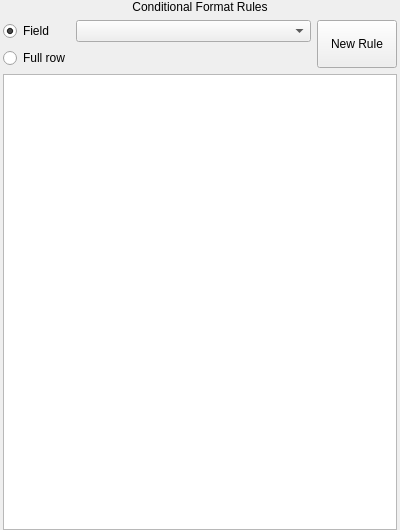
<?xml version="1.0" encoding="UTF-8"?>
<ui version="4.0">
 <class>QgsFieldConditionalWidget</class>
 <widget class="QWidget" name="QgsFieldConditionalWidget">
  <property name="geometry">
   <rect>
    <x>0</x>
    <y>0</y>
    <width>400</width>
    <height>530</height>
   </rect>
  </property>
  <property name="sizePolicy">
   <sizepolicy hsizetype="Fixed" vsizetype="Preferred">
    <horstretch>0</horstretch>
    <verstretch>0</verstretch>
   </sizepolicy>
  </property>
  <property name="maximumSize">
   <size>
    <width>400</width>
    <height>16777215</height>
   </size>
  </property>
  <property name="windowTitle">
   <string>Form</string>
  </property>
  <layout class="QVBoxLayout" name="verticalLayout">
   <property name="leftMargin">
    <number>3</number>
   </property>
   <property name="topMargin">
    <number>0</number>
   </property>
   <property name="rightMargin">
    <number>3</number>
   </property>
   <property name="bottomMargin">
    <number>0</number>
   </property>
   <item>
    <widget class="QLabel" name="label_4">
     <property name="text">
      <string>Conditional Format Rules</string>
     </property>
     <property name="alignment">
      <set>Qt::AlignCenter</set>
     </property>
    </widget>
   </item>
   <item>
    <widget class="QStackedWidget" name="pages">
     <property name="currentIndex">
      <number>0</number>
     </property>
     <widget class="QWidget" name="page">
      <layout class="QGridLayout" name="gridLayout">
       <property name="margin">
        <number>0</number>
       </property>
       <item row="1" column="0" colspan="2">
        <widget class="QListView" name="listView">
         <property name="editTriggers">
          <set>QAbstractItemView::NoEditTriggers</set>
         </property>
         <property name="iconSize">
          <size>
           <width>64</width>
           <height>32</height>
          </size>
         </property>
        </widget>
       </item>
       <item row="0" column="0" colspan="2">
        <layout class="QGridLayout" name="gridLayout_4" columnstretch="0,0,0,2">
         <property name="sizeConstraint">
          <enum>QLayout::SetDefaultConstraint</enum>
         </property>
         <property name="topMargin">
          <number>0</number>
         </property>
         <item row="0" column="3" rowspan="2">
          <widget class="QPushButton" name="mNewButton">
           <property name="sizePolicy">
            <sizepolicy hsizetype="Maximum" vsizetype="Preferred">
             <horstretch>0</horstretch>
             <verstretch>0</verstretch>
            </sizepolicy>
           </property>
           <property name="text">
            <string>New Rule</string>
           </property>
           <property name="icon">
            <iconset>
             <normaloff>:/images/themes/default/symbologyAdd.png</normaloff>:/images/themes/default/symbologyAdd.png</iconset>
           </property>
          </widget>
         </item>
         <item row="0" column="2">
          <layout class="QHBoxLayout" name="horizontalLayout">
           <property name="topMargin">
            <number>0</number>
           </property>
           <item>
            <widget class="QgsFieldComboBox" name="mFieldCombo"/>
           </item>
          </layout>
         </item>
         <item row="0" column="0">
          <widget class="QRadioButton" name="fieldRadio">
           <property name="sizePolicy">
            <sizepolicy hsizetype="Maximum" vsizetype="Fixed">
             <horstretch>0</horstretch>
             <verstretch>0</verstretch>
            </sizepolicy>
           </property>
           <property name="text">
            <string>Field</string>
           </property>
           <property name="checked">
            <bool>true</bool>
           </property>
          </widget>
         </item>
         <item row="1" column="0">
          <widget class="QRadioButton" name="rowRadio">
           <property name="sizePolicy">
            <sizepolicy hsizetype="Maximum" vsizetype="Fixed">
             <horstretch>0</horstretch>
             <verstretch>0</verstretch>
            </sizepolicy>
           </property>
           <property name="text">
            <string>Full row</string>
           </property>
          </widget>
         </item>
        </layout>
       </item>
      </layout>
     </widget>
     <widget class="QWidget" name="page_2">
      <layout class="QGridLayout" name="gridLayout_3">
       <item row="3" column="0">
        <layout class="QHBoxLayout" name="horizontalLayout_5">
         <item>
          <widget class="QLineEdit" name="mRuleEdit">
           <property name="text">
            <string>@value</string>
           </property>
          </widget>
         </item>
         <item>
          <widget class="QToolButton" name="btnBuildExpression">
           <property name="text">
            <string>...</string>
           </property>
           <property name="icon">
            <iconset>
             <normaloff>:/images/themes/default/mIconExpression.svg</normaloff>:/images/themes/default/mIconExpression.svg</iconset>
           </property>
          </widget>
         </item>
        </layout>
       </item>
       <item row="2" column="0">
        <widget class="QLabel" name="label">
         <property name="sizePolicy">
          <sizepolicy hsizetype="Minimum" vsizetype="Preferred">
           <horstretch>0</horstretch>
           <verstretch>0</verstretch>
          </sizepolicy>
         </property>
         <property name="text">
          <string>Condition</string>
         </property>
        </widget>
       </item>
       <item row="8" column="0">
        <layout class="QHBoxLayout" name="horizontalLayout_2">
         <item>
          <widget class="QPushButton" name="mSaveRule">
           <property name="text">
            <string>Done</string>
           </property>
          </widget>
         </item>
         <item>
          <widget class="QPushButton" name="mCancelButton">
           <property name="text">
            <string>Cancel</string>
           </property>
          </widget>
         </item>
         <item>
          <spacer name="horizontalSpacer">
           <property name="orientation">
            <enum>Qt::Horizontal</enum>
           </property>
           <property name="sizeHint" stdset="0">
            <size>
             <width>40</width>
             <height>20</height>
            </size>
           </property>
          </spacer>
         </item>
         <item>
          <widget class="QToolButton" name="mDeleteButton">
           <property name="text">
            <string>Delete</string>
           </property>
           <property name="icon">
            <iconset>
             <normaloff>:/images/themes/default/mActionDeleteSelected.svg</normaloff>:/images/themes/default/mActionDeleteSelected.svg</iconset>
           </property>
           <property name="toolButtonStyle">
            <enum>Qt::ToolButtonTextBesideIcon</enum>
           </property>
          </widget>
         </item>
        </layout>
       </item>
       <item row="7" column="0">
        <spacer name="verticalSpacer">
         <property name="orientation">
          <enum>Qt::Vertical</enum>
         </property>
         <property name="sizeType">
          <enum>QSizePolicy::Expanding</enum>
         </property>
         <property name="sizeHint" stdset="0">
          <size>
           <width>20</width>
           <height>20</height>
          </size>
         </property>
        </spacer>
       </item>
       <item row="6" column="0">
        <widget class="QFrame" name="horizontalFrame_2">
         <layout class="QVBoxLayout" name="verticalLayout_2">
          <property name="leftMargin">
           <number>0</number>
          </property>
          <property name="topMargin">
           <number>5</number>
          </property>
          <property name="rightMargin">
           <number>0</number>
          </property>
          <property name="bottomMargin">
           <number>0</number>
          </property>
          <item>
           <layout class="QHBoxLayout" name="horizontalLayout_4">
            <item>
             <widget class="QLabel" name="label_5">
              <property name="sizePolicy">
               <sizepolicy hsizetype="Maximum" vsizetype="Preferred">
                <horstretch>0</horstretch>
                <verstretch>0</verstretch>
               </sizepolicy>
              </property>
              <property name="text">
               <string>Background</string>
              </property>
             </widget>
            </item>
            <item>
             <widget class="QgsColorButtonV2" name="btnBackgroundColor">
              <property name="sizePolicy">
               <sizepolicy hsizetype="Preferred" vsizetype="Preferred">
                <horstretch>0</horstretch>
                <verstretch>0</verstretch>
               </sizepolicy>
              </property>
              <property name="minimumSize">
               <size>
                <width>10</width>
                <height>0</height>
               </size>
              </property>
              <property name="maximumSize">
               <size>
                <width>16777215</width>
                <height>16777215</height>
               </size>
              </property>
              <property name="text">
               <string/>
              </property>
             </widget>
            </item>
            <item>
             <widget class="QLabel" name="label_6">
              <property name="sizePolicy">
               <sizepolicy hsizetype="Maximum" vsizetype="Preferred">
                <horstretch>0</horstretch>
                <verstretch>0</verstretch>
               </sizepolicy>
              </property>
              <property name="text">
               <string>Text</string>
              </property>
             </widget>
            </item>
            <item>
             <widget class="QgsColorButtonV2" name="btnTextColor">
              <property name="sizePolicy">
               <sizepolicy hsizetype="Preferred" vsizetype="Preferred">
                <horstretch>0</horstretch>
                <verstretch>0</verstretch>
               </sizepolicy>
              </property>
              <property name="minimumSize">
               <size>
                <width>10</width>
                <height>0</height>
               </size>
              </property>
              <property name="maximumSize">
               <size>
                <width>16777215</width>
                <height>16777215</height>
               </size>
              </property>
              <property name="text">
               <string/>
              </property>
             </widget>
            </item>
           </layout>
          </item>
          <item>
           <layout class="QHBoxLayout" name="horizontalLayout_6">
            <item>
             <widget class="QCheckBox" name="checkIcon">
              <property name="sizePolicy">
               <sizepolicy hsizetype="Maximum" vsizetype="Fixed">
                <horstretch>0</horstretch>
                <verstretch>0</verstretch>
               </sizepolicy>
              </property>
              <property name="text">
               <string>Icon</string>
              </property>
             </widget>
            </item>
            <item>
             <widget class="QToolButton" name="btnChangeIcon">
              <property name="enabled">
               <bool>false</bool>
              </property>
              <property name="sizePolicy">
               <sizepolicy hsizetype="Preferred" vsizetype="Preferred">
                <horstretch>0</horstretch>
                <verstretch>0</verstretch>
               </sizepolicy>
              </property>
              <property name="minimumSize">
               <size>
                <width>10</width>
                <height>0</height>
               </size>
              </property>
              <property name="maximumSize">
               <size>
                <width>16777215</width>
                <height>16777215</height>
               </size>
              </property>
              <property name="text">
               <string/>
              </property>
             </widget>
            </item>
            <item>
             <spacer name="horizontalSpacer_2">
              <property name="orientation">
               <enum>Qt::Horizontal</enum>
              </property>
              <property name="sizeHint" stdset="0">
               <size>
                <width>40</width>
                <height>20</height>
               </size>
              </property>
             </spacer>
            </item>
           </layout>
          </item>
          <item>
           <layout class="QHBoxLayout" name="horizontalLayout_13">
            <item>
             <widget class="QToolButton" name="mFontBoldBtn">
              <property name="enabled">
               <bool>true</bool>
              </property>
              <property name="minimumSize">
               <size>
                <width>24</width>
                <height>24</height>
               </size>
              </property>
              <property name="maximumSize">
               <size>
                <width>24</width>
                <height>24</height>
               </size>
              </property>
              <property name="font">
               <font>
                <pointsize>13</pointsize>
               </font>
              </property>
              <property name="toolTip">
               <string>Bold text
(data defined only, overrides Style)</string>
              </property>
              <property name="text">
               <string>B</string>
              </property>
              <property name="checkable">
               <bool>true</bool>
              </property>
              <attribute name="buttonGroup">
               <string notr="true">mFontButtons</string>
              </attribute>
             </widget>
            </item>
            <item>
             <widget class="QToolButton" name="mFontItalicBtn">
              <property name="enabled">
               <bool>true</bool>
              </property>
              <property name="minimumSize">
               <size>
                <width>24</width>
                <height>24</height>
               </size>
              </property>
              <property name="maximumSize">
               <size>
                <width>24</width>
                <height>24</height>
               </size>
              </property>
              <property name="font">
               <font>
                <pointsize>13</pointsize>
                <italic>true</italic>
               </font>
              </property>
              <property name="toolTip">
               <string>Italic text
(data defined only, overrides Style)</string>
              </property>
              <property name="text">
               <string>I</string>
              </property>
              <property name="checkable">
               <bool>true</bool>
              </property>
              <attribute name="buttonGroup">
               <string notr="true">mFontButtons</string>
              </attribute>
             </widget>
            </item>
            <item>
             <widget class="QToolButton" name="mFontUnderlineBtn">
              <property name="enabled">
               <bool>true</bool>
              </property>
              <property name="minimumSize">
               <size>
                <width>24</width>
                <height>24</height>
               </size>
              </property>
              <property name="maximumSize">
               <size>
                <width>24</width>
                <height>24</height>
               </size>
              </property>
              <property name="font">
               <font>
                <pointsize>13</pointsize>
                <underline>true</underline>
               </font>
              </property>
              <property name="toolTip">
               <string>Underlined text</string>
              </property>
              <property name="text">
               <string>U</string>
              </property>
              <property name="checkable">
               <bool>true</bool>
              </property>
              <attribute name="buttonGroup">
               <string notr="true">mFontButtons</string>
              </attribute>
             </widget>
            </item>
            <item>
             <widget class="QToolButton" name="mFontStrikethroughBtn">
              <property name="enabled">
               <bool>true</bool>
              </property>
              <property name="minimumSize">
               <size>
                <width>24</width>
                <height>24</height>
               </size>
              </property>
              <property name="maximumSize">
               <size>
                <width>24</width>
                <height>24</height>
               </size>
              </property>
              <property name="font">
               <font>
                <pointsize>13</pointsize>
                <strikeout>true</strikeout>
               </font>
              </property>
              <property name="toolTip">
               <string>Strikeout text</string>
              </property>
              <property name="text">
               <string>S</string>
              </property>
              <property name="checkable">
               <bool>true</bool>
              </property>
              <attribute name="buttonGroup">
               <string notr="true">mFontButtons</string>
              </attribute>
             </widget>
            </item>
            <item>
             <widget class="QFontComboBox" name="mFontFamilyCmbBx">
              <property name="editable">
               <bool>false</bool>
              </property>
             </widget>
            </item>
           </layout>
          </item>
         </layout>
        </widget>
       </item>
       <item row="0" column="0">
        <widget class="QLabel" name="label_2">
         <property name="sizePolicy">
          <sizepolicy hsizetype="Minimum" vsizetype="Preferred">
           <horstretch>0</horstretch>
           <verstretch>0</verstretch>
          </sizepolicy>
         </property>
         <property name="text">
          <string>Name</string>
         </property>
        </widget>
       </item>
       <item row="1" column="0">
        <widget class="QLineEdit" name="mNameEdit">
         <property name="text">
          <string/>
         </property>
        </widget>
       </item>
       <item row="4" column="0">
        <widget class="QLabel" name="label_3">
         <property name="text">
          <string>Preset</string>
         </property>
        </widget>
       </item>
       <item row="5" column="0">
        <widget class="QComboBox" name="mPresetsList"/>
       </item>
      </layout>
     </widget>
    </widget>
   </item>
  </layout>
 </widget>
 <customwidgets>
  <customwidget>
   <class>QgsColorButtonV2</class>
   <extends>QToolButton</extends>
   <header>qgscolorbuttonv2.h</header>
   <container>1</container>
  </customwidget>
  <customwidget>
   <class>QgsFieldComboBox</class>
   <extends>QComboBox</extends>
   <header>qgsfieldcombobox.h</header>
  </customwidget>
 </customwidgets>
 <tabstops>
  <tabstop>fieldRadio</tabstop>
  <tabstop>mFieldCombo</tabstop>
  <tabstop>rowRadio</tabstop>
  <tabstop>mNewButton</tabstop>
  <tabstop>listView</tabstop>
  <tabstop>mNameEdit</tabstop>
  <tabstop>mRuleEdit</tabstop>
  <tabstop>btnBuildExpression</tabstop>
  <tabstop>mPresetsList</tabstop>
  <tabstop>btnBackgroundColor</tabstop>
  <tabstop>btnTextColor</tabstop>
  <tabstop>checkIcon</tabstop>
  <tabstop>btnChangeIcon</tabstop>
  <tabstop>mFontBoldBtn</tabstop>
  <tabstop>mFontItalicBtn</tabstop>
  <tabstop>mFontUnderlineBtn</tabstop>
  <tabstop>mFontStrikethroughBtn</tabstop>
  <tabstop>mFontFamilyCmbBx</tabstop>
  <tabstop>mSaveRule</tabstop>
  <tabstop>mCancelButton</tabstop>
  <tabstop>mDeleteButton</tabstop>
 </tabstops>
 <resources>
  <include location="qgis_dev.qrc"/>
 </resources>
 <connections>
  <connection>
   <sender>fieldRadio</sender>
   <signal>toggled(bool)</signal>
   <receiver>mFieldCombo</receiver>
   <slot>setEnabled(bool)</slot>
   <hints>
    <hint type="sourcelabel">
     <x>14</x>
     <y>27</y>
    </hint>
    <hint type="destinationlabel">
     <x>102</x>
     <y>48</y>
    </hint>
   </hints>
  </connection>
  <connection>
   <sender>checkIcon</sender>
   <signal>toggled(bool)</signal>
   <receiver>btnChangeIcon</receiver>
   <slot>setEnabled(bool)</slot>
   <hints>
    <hint type="sourcelabel">
     <x>48</x>
     <y>215</y>
    </hint>
    <hint type="destinationlabel">
     <x>76</x>
     <y>215</y>
    </hint>
   </hints>
  </connection>
 </connections>
 <buttongroups>
  <buttongroup name="mFontButtons">
   <property name="exclusive">
    <bool>false</bool>
   </property>
  </buttongroup>
 </buttongroups>
</ui>
